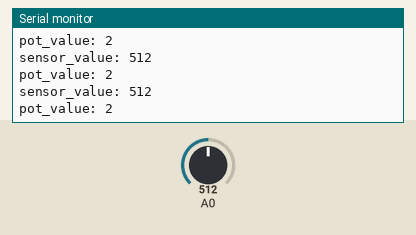
A sketch run on a simulated Arduino Uno, built with avr-gcc and run on an emulated ATmega328P. On the bench: the last lines printed to the serial monitor. The inputs (shaded band) are chosen by the test bench; at power-on: A0 = 512.

Above: at 1.2 s.
1.3 s: A0 set to 986
At 2.4 s:
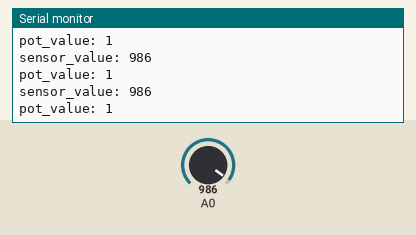
4.3 s: A0 set to 1007
At 5.2 s:
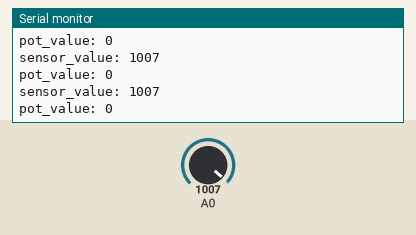
Timing chart, 0 to 7.3 s (numbered marks = the images above; inputs shaded):
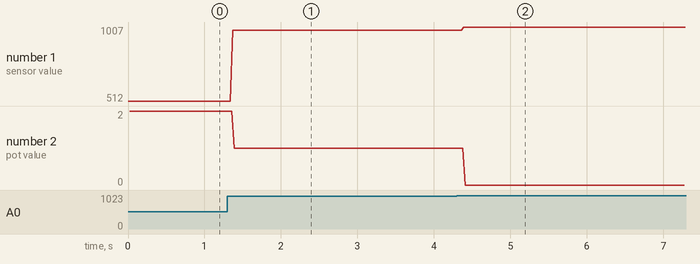

Measured:
- after the input at 1.3 s, the serial monitor: prints a new line after 0.07 s (image 1)
- after the input at 4.3 s, the serial monitor: prints a new line after 0.09 s (image 2)
- plotted number 1: 512 → 986 after the input at 1.3 s, 986 → 1007 after the input at 4.3 s
- plotted number 2: 2 → 1 after the input at 1.3 s, 1 → 0 after the input at 4.3 s

The sketch:

rotary_switch_test.ino
```cpp
void setup() {
  Serial.begin(9600);
  pinMode(A0, INPUT);
}

void loop() {
  int pot_value = get_pot_value();
  Serial.print("pot_value: ");
  Serial.println(pot_value);
}


int get_pot_value(){

  int pot_value = analogRead(A0);
  Serial.print("sensor_value: ");
  Serial.println(pot_value);

  if (pot_value >= 1000){
    return 0;
  }
  else if(pot_value >= 965 && pot_value < 1000){
    return 1;
  }
  else if(pot_value >= 494 && pot_value < 965){
    return 2;
  }
  else {
    return 3;
  }
}
```
